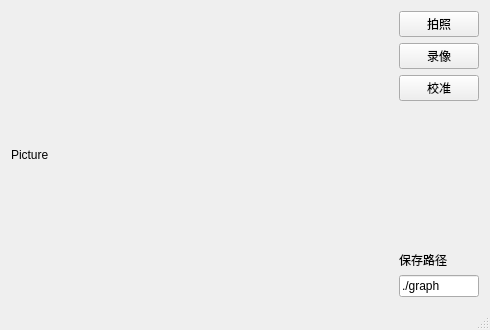
<?xml version="1.0" encoding="UTF-8"?>
<ui version="4.0">
 <class>MainWindow</class>
 <widget class="QMainWindow" name="MainWindow">
  <property name="windowModality">
   <enum>Qt::NonModal</enum>
  </property>
  <property name="geometry">
   <rect>
    <x>0</x>
    <y>0</y>
    <width>490</width>
    <height>330</height>
   </rect>
  </property>
  <property name="minimumSize">
   <size>
    <width>490</width>
    <height>330</height>
   </size>
  </property>
  <property name="maximumSize">
   <size>
    <width>490</width>
    <height>330</height>
   </size>
  </property>
  <property name="windowTitle">
   <string>热像图</string>
  </property>
  <property name="unifiedTitleAndToolBarOnMac">
   <bool>false</bool>
  </property>
  <widget class="QWidget" name="centralWidget">
   <layout class="QHBoxLayout" name="horizontalLayout" stretch="3,1">
    <item>
     <widget class="QLabel" name="lbPicture">
      <property name="minimumSize">
       <size>
        <width>384</width>
        <height>288</height>
       </size>
      </property>
      <property name="maximumSize">
       <size>
        <width>384</width>
        <height>288</height>
       </size>
      </property>
      <property name="text">
       <string>Picture</string>
      </property>
     </widget>
    </item>
    <item>
     <layout class="QVBoxLayout" name="verticalLayout_2" stretch="1,1,1,10,1">
      <item>
       <widget class="QPushButton" name="btnImage">
        <property name="text">
         <string>拍照</string>
        </property>
       </widget>
      </item>
      <item>
       <widget class="QPushButton" name="btnVideo">
        <property name="text">
         <string>录像</string>
        </property>
       </widget>
      </item>
      <item>
       <widget class="QPushButton" name="pushButton">
        <property name="text">
         <string>校准</string>
        </property>
       </widget>
      </item>
      <item>
       <spacer name="verticalSpacer">
        <property name="orientation">
         <enum>Qt::Vertical</enum>
        </property>
        <property name="sizeHint" stdset="0">
         <size>
          <width>20</width>
          <height>40</height>
         </size>
        </property>
       </spacer>
      </item>
      <item>
       <layout class="QVBoxLayout" name="verticalLayout" stretch="1,5">
        <item>
         <widget class="QLabel" name="label_2">
          <property name="sizePolicy">
           <sizepolicy hsizetype="Preferred" vsizetype="Minimum">
            <horstretch>0</horstretch>
            <verstretch>0</verstretch>
           </sizepolicy>
          </property>
          <property name="text">
           <string>保存路径</string>
          </property>
         </widget>
        </item>
        <item>
         <widget class="QLineEdit" name="lePath">
          <property name="text">
           <string>./graph</string>
          </property>
         </widget>
        </item>
       </layout>
      </item>
     </layout>
    </item>
   </layout>
  </widget>
  <widget class="QStatusBar" name="statusBar"/>
 </widget>
 <layoutdefault spacing="6" margin="11"/>
 <resources/>
 <connections/>
</ui>
